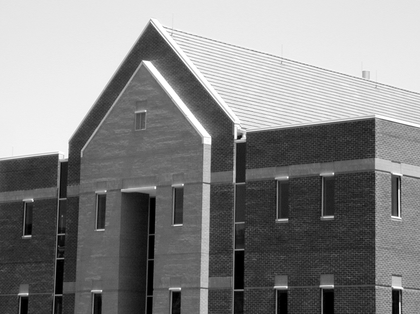
%> input picture BM5113 - Bilgisayarla Görme/reference_scripts/matlab functions II/building.tif, 420 x 314 px, shrunk from 1114 x 834 before the run
$ octave --eval "cannyEdgeDetectorTest('building.tif');"   (GNU Octave 9; MATLAB toolbox functions it lacks are replaced by stand-ins)
%> lines starting %> are read from the running program, lines starting %| are printed output that depends on the picture
### BM5113 - Bilgisayarla Görme/reference_scripts/matlab functions II/cannyEdgeDetector.m
function Icanny=cannyEdgeDetector(I,sigma)
    %connected Component algoritmasýnda kullanýlan global deðiþkeni tanýmla
    global labeledI;
    set(0,'RecursionLimit',3000);
    [row, column] = size(I);
    %1.Adým: Resmi 2D Gaussian ile bulanýklaþtýrma
    %Filitreyi üret
    filter = Gauss2DFilter(sigma,0);
    ISmoothed = imfilter(I,filter,'replicate');
    %2.Adým: 1. dereceden türevi Prewitt kullanarak hesapla. Diðer
    %filitreler test için oluþturuldu.
    prewittX = [-1 -1 -1;0 0 0;1 1 1];
    prewittY = [-1 0 1;-1 0 1;-1 0 1];
    sobelX = [-1 -2 -1;0 0 0;1 2 1];
    sobelY = [-1 0 1;-2 0 2;-1 0 1];
    gradX =[1;-1];
    gradY=[1 -1];
    IGradientX =  imfilter(ISmoothed,prewittX,'replicate');
    IGradientY =  imfilter(ISmoothed,prewittY,'replicate');

    %3.Adým: Türev deðer matrisi M ve açý matrisi A'yý hesapla
    M = sqrt(IGradientX.^2+IGradientY.^2);
    M = M./max(M(:));
    figure('Name','Magnitude'), imshow(M./max(M(:)));

    %Radyan açý döner
    A = atan(IGradientY./IGradientX);

    %4.Adým: Maksimum olmayan noktalarýn bastýrýmý
    directions = NaN(row,column);
    %Find directions
    directions((A>=-pi/8 & A <=pi/8)| (A<=-7*pi/8 & A>=7*pi/8)) = 0;        %horizontal
    directions((A>=pi/8 & A <=3*pi/8) | (A<=-5*pi/8 & A>=-7*pi/8)) = 1;     %-45
    directions((A>=-5*pi/8 & A <=-3*pi/8) | (A<=5*pi/8 & A >=3*pi/8)) = 2;  %vertical
    directions((A>=-3*pi/8 & A <=-pi/8) | (A<=7*pi/8 & A>=5*pi/8)) = 3;     %+45
%     figure,imshow(directions==0)
%     figure,imshow(directions==1)
%     figure,imshow(directions==2)
%     figure,imshow(directions==3)
    % Remove weak edges
    Gn = supress(M,directions);
    figure('Name','Removed weak edges'), imshow(Gn);

    %5.Adým: Çifte eþik deðeri kullanarak hatalý kenar noktalarýný temizle
    TLow = 0.05;
    THigh = TLow*2.5;
    Gn(Gn<TLow) = 0;
    %Eþik deðeri yüksek güçlü kenar noktalarýnýn 8-baðlýlýðýndaki zayýf kenar
    %noktalarýný sapta. searchComponent fonksiyonunu kullanýr.
    labeledI = -(Gn>0);
    %Güçlü kenar noktalarýnýn x ve y koordinatlarýný oku
    [strongX,strongY] = ind2sub([row,column],find(Gn>=THigh));
    numOfStrongEdges = length(strongX);
    label =1;
    %Herbir güçlü kenar noktasý için
    for ind = 1:numOfStrongEdges
        labeledI(strongX(ind),strongY(ind)) = label;
        searchComponent(label,strongX(ind),strongY(ind),8);
    end
    %Güçlü kenarlara baðlý olmayan zayýf kenar noktalarýný temizle.
    labeledI(labeledI==-1) = 0;
    %7.Adým: 1 pixelden daha kalýn olabilecek pikseller için 1 kez
    %zayýflatma iþlemini uygula
    Icanny = bwmorph(labeledI,'thin',1);

end

function Gn=supress(magnitude,directions)
    [w,h] = size(magnitude);
    Gn = zeros(size(w,h));
    % Türev deðerlerini kolayca karþýlaþtýrabilmek için resmin çevresine 0
    % ekle. Deðerlerin 0'dan büyük eþit olduðu garanti olduðundan problem deðil
    magPadded = [zeros(1,h+2);zeros(w,1) magnitude zeros(w,1);zeros(1,h+2)];
    % Remove weak edges
    for i= 1:w
        for j= 1:h
            if (directions(i,j)==0 && magPadded(i+1,j+1)>= magPadded(i,j+1) && magPadded(i+1,j+1)>= magPadded(i+2,j+1))   ||... %horizontal
                (directions(i,j)==1 && magPadded(i+1,j+1)>= magPadded(i,j) && magPadded(i+1,j+1)>= magPadded(i+2,j+2))    ||... %-45
                (directions(i,j)==2 && magPadded(i+1,j+1)>= magPadded(i+1,j) && magPadded(i+1,j+1)>= magPadded(i+1,j+2))  ||... %vertical
                (directions(i,j)==3 && magPadded(i+1,j+1)>= magPadded(i+2,j) && magPadded(i+1,j+1)>= magPadded(i,j+2))          %+45
                    Gn(i,j) = magPadded(i+1,j+1);

            end
        end
    end
end

### BM5113 - Bilgisayarla Görme/reference_scripts/matlab functions II/Gauss2DFilter.m
function filter=Gauss2DFilter(sigma,mu)
%Boyutun tam sayý ve tek olmasýný garantile
size = ceil(sigma*3);
if mod(size,2)==0
    size=size+1;
end

x=(-size:1:size);
y=(-size:1:size);

for i=1:length(x)
    for j=1:length(y)
        filter(i,j)= (1/(sqrt(2*pi)*sigma))*exp(-1.*((x(i)^2+y(j)^2))/(2*sigma^2));
    end
end
filter= filter./sum(filter(:));
figure,mesh(filter);

### BM5113 - Bilgisayarla Görme/reference_scripts/matlab functions II/cannyEdgeDetectorTest.m
function cannyEdgeDetectorTest(IName)
%> called with IName = 'building.tif'
close all;
I = im2double(imread(IName));
%> I: size 314x420 double; min 0, max 1, mean 0.523

for sigma = 4:4
    Icanny = cannyEdgeDetector(I,sigma);
    figure('Name',[IName num2str(sigma)]), imshow(Icanny);
    imwrite(Icanny,['canny_' num2str(sigma) '_' IName]);

end
%> this loop made 1 pass
%> numOfStrongEdges in cannyEdgeDetector on pass 1: 4082
%> pass 1, in cannyEdgeDetector, `filter = Gauss2DFilter(sigma,0);`:
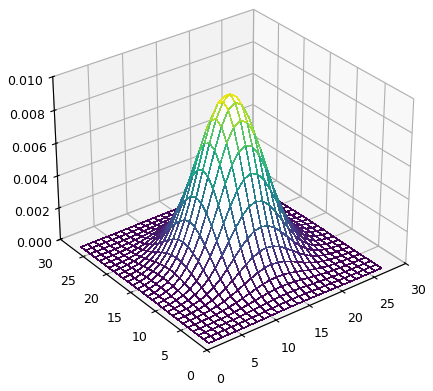
%> figure redrawn from the program's plot data
%> pass 1, in cannyEdgeDetector, `ISmoothed = imfilter(I,filter,'replicate');`:
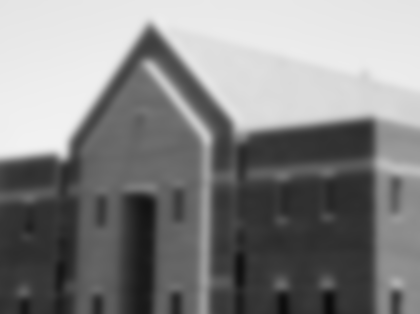
%> ISmoothed: size 314x420 double; min 0.0431, max 0.949, mean 0.523
%> pass 1, in cannyEdgeDetector, `IGradientX =  imfilter(ISmoothed,prewittX,'replicate');`:
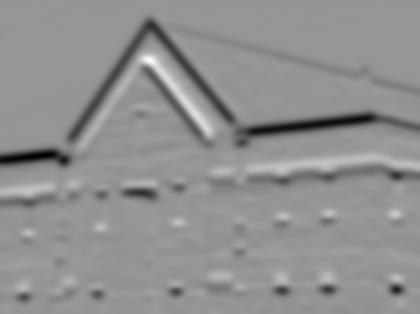
%> IGradientX: size 314x420 double; min -0.41, max 0.29, mean -0.0126; drawn with min black and max white
%> pass 1, in cannyEdgeDetector, `IGradientY =  imfilter(ISmoothed,prewittY,'replicate');`:
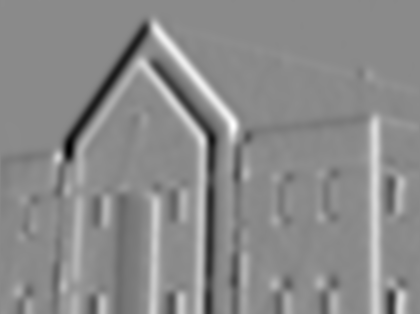
%> IGradientY: size 314x420 double; min -0.405, max 0.341, mean 0.00164; drawn with min black and max white
%> pass 1, in cannyEdgeDetector, `M = sqrt(IGradientX.^2+IGradientY.^2);`:
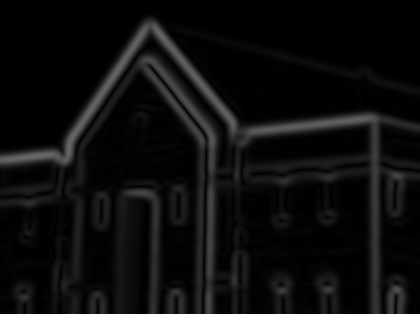
%> M: size 314x420 double; min 1.92e-05, max 0.413, mean 0.0496
%> the run ends on the next line

end
